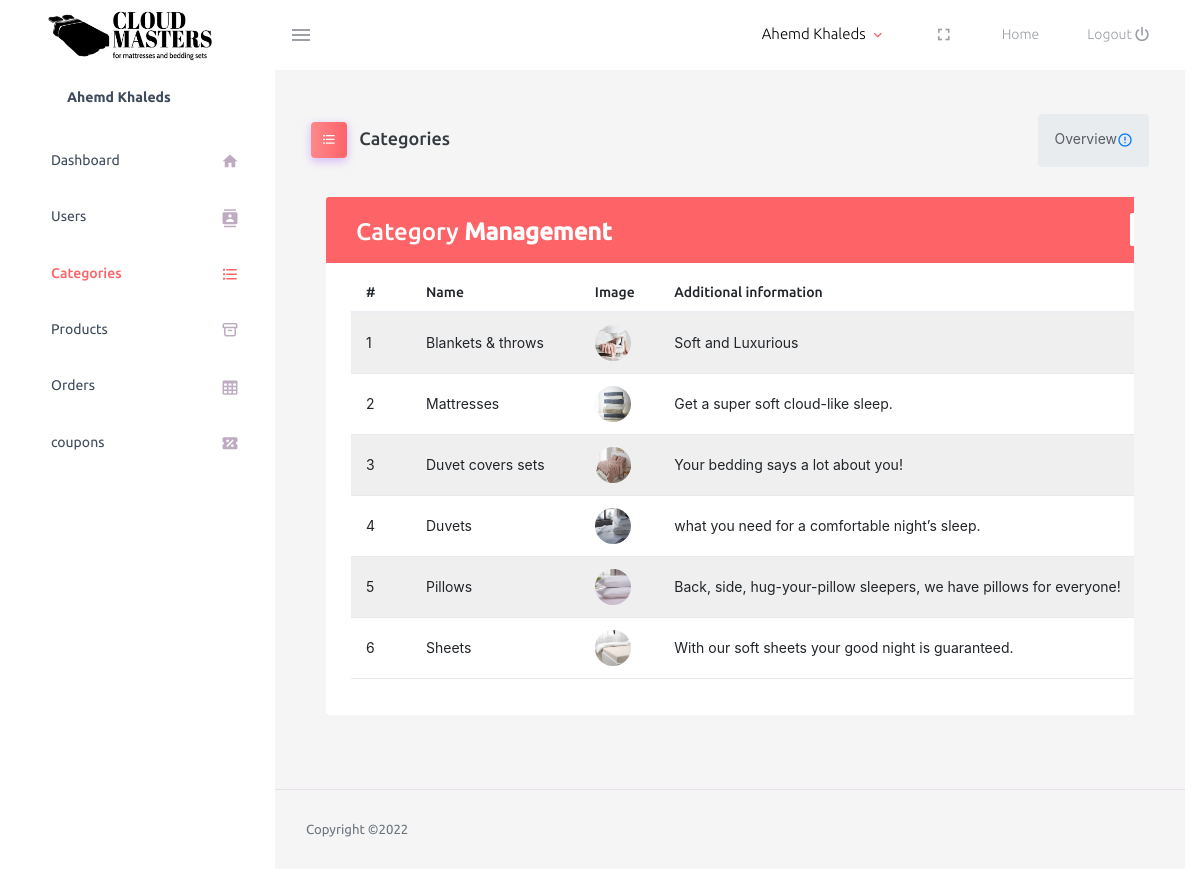
The page /store/admin/views/categories.php (signed in) on the database its author committed.
### tables this page shows
CREATE TABLE `users` (
  `user_id` int NOT NULL,
  `first_name` varchar(255) NOT NULL,
  `last_name` varchar(255) NOT NULL,
  `address` varchar(255) NOT NULL,
  `phone` varchar(255) NOT NULL,
  `email` varchar(255) NOT NULL,
  `password` varchar(255) NOT NULL,
  `is_admin` tinyint NOT NULL DEFAULT '0',
  `city` varchar(255) NOT NULL
);

CREATE TABLE `categories` (
  `category_id` int NOT NULL,
  `category_name` varchar(255) NOT NULL,
  `image` varchar(255) NOT NULL,
  `extra` varchar(150) DEFAULT NULL
);

### store/admin/views/categories.php (the view, shortened to what this page needs)
<?php
require_once '../../views/connection.php';
$categories = $connect->query('SELECT * FROM categories');
$categories = $categories->fetchAll();
?>
<?php require 'header.php'; ?>
<div class="container-fluid page-body-wrapper">
<?php require 'sidebar.php'; ?>
<div class="main-panel">
          <div class="content-wrapper" style="background:whitesmoke;">
            <div class="page-header">
              <h3 class="page-title">
                <span class="page-title-icon bg-gradient-primary text-white me-2">
                  <i class="mdi mdi-format-list-bulleted menu-icon"></i>
                </span> Categories
              </h3>
              <nav aria-label="breadcrumb">
                <ul class="breadcrumb">
                  <li class="breadcrumb-item active" aria-current="page">
                    <span></span>Overview <i class="mdi mdi-alert-circle-outline icon-sm text-primary align-middle"></i>
                  </li>
                </ul>
              </nav>
            </div>
            <div class="container-xl">
    <div class="table-responsive">
        <div class="table-wrapper">
            <div class="table-title">
                <div class="row">
                    <div class="col-sm-5">
                        <h2>Category <b>Management</b></h2>
                    </div>
                    <div class="col-sm-7">
                        <a href="../control/addCategory.php" class="btn btn-secondary bttn"><i class="material-icons">&#xE147;</i> <span>Add New Category</span></a>
                    </div>
                </div>
            </div>
            <table class="table table-striped table-hover">
                <thead>
                    <tr>
                        <th>#</th>
                        <th>Name</th>
                        <th>Image</th>
                        <th>Additional information</th>
                    </tr>
                </thead>
                <tbody>
                    <?php foreach ($categories as $category) { ?>
                    <tr>
                        <td><?php echo $category['category_id']; ?></td>
                        <td><?php echo $category['category_name']; ?></td>
                        <td><img src="../../imgs/<?php echo $category['image']; ?>"></td>
                        <td><?php echo $category['extra']; ?></td>
                    </tr>
                    <?php } ?>
                </tbody>
            </table>
        </div>
    </div>
</div>
</div>
<?php require 'footer.php'; ?>

### store/admin/views/header.php (shortened to what this page needs)
<?php require_once '../../views/connection.php'; ?>
<?php
$curId = $_SESSION['userid'];
$curUser = $connect->query("SELECT * FROM users WHERE user_id='$curId'");
$curUser = $curUser->fetch();
?>
<!DOCTYPE html>
<html lang="en">
  <head>
    <link rel="stylesheet" href="../assets/css/users.css">
    <link rel="stylesheet" href="https://cdnjs.cloudflare.com/ajax/libs/font-awesome/6.2.0/css/all.min.css">
    <link rel="stylesheet" href="../assets/vendors/mdi/css/materialdesignicons.min.css">
    <link rel="stylesheet" href="../assets/vendors/css/vendor.bundle.base.css">
    <link rel="stylesheet" href="https://unicons.iconscout.com/release/v4.0.0/css/line.css">
    <link rel="stylesheet" href="../assets/css/style.css">
    <link rel="stylesheet" href="https://stackpath.bootstrapcdn.com/bootstrap/4.5.0/css/bootstrap.min.css">
    <link rel="stylesheet" href="https://maxcdn.bootstrapcdn.com/font-awesome/4.7.0/css/font-awesome.min.css">
  </head>
  <body>
      <nav class="navbar default-layout-navbar col-lg-12 col-12 p-0 fixed-top d-flex flex-row">
        <div class="text-center navbar-brand-wrapper d-flex align-items-center justify-content-center">
          <a class="navbar-brand brand-logo" href="../views/index.php"><img src="../../images/ltrblack.png" alt="logo" style="min-height: 60px; min-width:175px;" /></a>
        </div>
        <div class="navbar-menu-wrapper d-flex align-items-stretch">
          <button class="navbar-toggler navbar-toggler align-self-center" type="button" data-toggle="minimize">
            <span class="mdi mdi-menu"></span>
          </button>
          <ul class="navbar-nav navbar-nav-right">
            <li class="nav-item nav-profile dropdown">
              <a class="nav-link dropdown-toggle" id="profileDropdown" href="#" data-bs-toggle="dropdown" aria-expanded="false">
                <div class="nav-profile-text">
                  <p class="mb-1 text-black"><?php echo $curUser['first_name'] .
                      ' ' .
                      $curUser['last_name']; ?></p>
                </div>
              </a>
            </li>
            <li class="nav-item d-none d-lg-block full-screen-link">
            <a class="nav-link">
                <i class="mdi mdi-fullscreen" id="fullscreen-button"></i>
              </a>
            </li>
            <li class="nav-item nav-logout d-none d-lg-block">
              <a class="nav-link" href="../../views/index.php">
                Home
              </a>
            </li>
            <li class="nav-item nav-logout d-none d-lg-block">
              <a class="nav-link" href="../../views/profile/logout.php">
                Logout
                <i class="mdi mdi-power"></i>
              </a>
            </li>
          </ul>
        </div>
      </nav>

### store/admin/views/sidebar.php
<nav class="sidebar sidebar-offcanvas" id="sidebar">
  <ul class="nav">
    <li class="nav-item nav-profile">
      <a href="#" class="nav-link">
        <div class="nav-profile-text d-flex flex-column">
          <span class="font-weight-bold mb-2"><?php echo $curUser[
              'first_name'
          ] .
              ' ' .
              $curUser['last_name']; ?></span>
        </div>
      </a>
    </li>
    <li class="nav-item">
      <a class="nav-link" href="index.php">
        <span class="menu-title">Dashboard</span>
        <i class="mdi mdi-home menu-icon"></i>
      </a>
    </li>
    <li class="nav-item">
      <a class="nav-link" href="users.php">
        <span class="menu-title">Users</span>
        <i class="mdi mdi-contacts menu-icon"></i>
      </a>
    </li>
    <li class="nav-item">
      <a class="nav-link" href="categories.php">
        <span class="menu-title">Categories</span>
        <i class="mdi mdi-format-list-bulleted menu-icon"></i>
      </a>
    </li>
    <li class="nav-item">
      <a class="nav-link" href="products.php">
        <span class="menu-title">Products</span>
        <i class="uil uil-archive menu-icon"></i>
      </a>
    </li>
    <li class="nav-item">
      <a class="nav-link" href="orders.php">
        <span class="menu-title">Orders</span>
        <i class="mdi mdi-table-large menu-icon"></i>
      </a>
    </li>
    <li class="nav-item">
      <a class="nav-link" href="coupons.php">
        <span class="menu-title">coupons</span>
        <i class="mdi mdi-ticket-percent menu-icon"></i>
      </a>
    </li>
  </ul>
</nav>

### store/admin/assets/css/users.css (style rules this page uses)
body { color: #566787; background: #f5f5f5; font-family: 'Varela Round', sans-serif; font-size: 13px; }
.table-responsive { margin: 30px 0; }
.table-wrapper { min-width: 1000px; background: #fff; padding: 20px 25px; border-radius: 3px; box-shadow: 0 1px 1px rgba(0,0,0,.05); }
.table-title { padding-bottom: 15px; background: #fe6367; color: #fff; padding: 16px 30px; margin: -20px -25px 10px; border-radius: 3px 3px 0 0; }
.table-title h2 { margin: 5px 0 0; font-size: 24px; }
.table-title .btn { color: #566787; float: right; font-size: 13px; background: #fff; border: none; min-width: 50px; border-radius: 2px; border: none; outline: none !important; margin-left: 10px; }
table.table tr th, table.table tr td { border-color: #e9e9e9; padding: 12px 15px; vertical-align: middle; }
table.table tr th:first-child { width: 60px; }
table.table-striped tbody tr:nth-of-type(odd) { background-color: #fcfcfc; }
.bttn { color: #566787 !important; }

### rows shown on the page
users: first_name "Ahemd", last_name "Khaleds"
categories: category_id "1", category_name "Blankets & throws", image (placeholder picture), extra "Soft and Luxurious"
categories: category_id "2", category_name "Mattresses", image (picture), extra "Get a super soft cloud-like sleep."
categories: category_id "3", category_name "Duvet covers sets", image (picture), extra "Your bedding says a lot about you!"
categories: category_id "4", category_name "Duvets", image (picture), extra "what you need for a comfortable night’s sleep."
categories: category_id "5", category_name "Pillows", image (picture), extra "Back, side, hug-your-pillow sleepers, we have pillows for everyone!"
categories: category_id "6", category_name "Sheets", image (picture), extra "With our soft sheets your good night is guaranteed."
